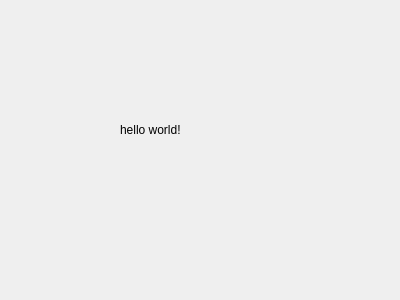
<?xml version="1.0" encoding="UTF-8"?>
<ui version="4.0">
 <class>HelloDialog</class>
 <widget class="QDialog" name="HelloDialog">
  <property name="geometry">
   <rect>
    <x>0</x>
    <y>0</y>
    <width>400</width>
    <height>300</height>
   </rect>
  </property>
  <property name="windowTitle">
   <string>Dialog</string>
  </property>
  <widget class="QLabel" name="label">
   <property name="geometry">
    <rect>
     <x>120</x>
     <y>120</y>
     <width>61</width>
     <height>20</height>
    </rect>
   </property>
   <property name="text">
    <string>hello world!</string>
   </property>
  </widget>
 </widget>
 <resources/>
 <connections/>
</ui>
